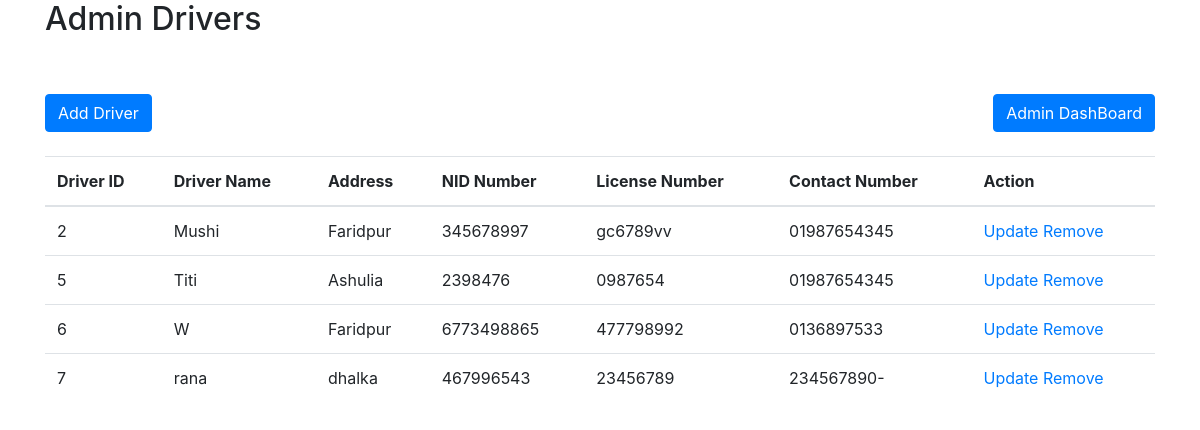
Page /admin_drivers.php on the committed database.
### tables this page shows
CREATE TABLE `drivers` (
  `driver_id` int(11) NOT NULL,
  `name` varchar(255) NOT NULL,
  `address` varchar(255) NOT NULL,
  `nid` varchar(20) NOT NULL,
  `license` varchar(20) NOT NULL,
  `contact` varchar(15) NOT NULL
);

### display_drivers.php (the view, shortened to what this page needs)
<?php
function displayDrivers() {
    include 'db_connection.php';
    $query = "SELECT * FROM drivers";
    $result = mysqli_query($connection, $query);
    if ($result) {
        echo '<table class="table">
                <thead>
                    <tr>
                        <th>Driver ID</th>
                        <th>Driver Name</th>
                        <th>Address</th>
                        <th>NID Number</th>
                        <th>License Number</th>
                        <th>Contact Number</th>
                        <th>Action</th>
                    </tr>
                </thead>
                <tbody>';
        while ($row = mysqli_fetch_assoc($result)) {
            echo '<tr>
                    <td>' . $row['driver_id'] . '</td>
                    <td>' . $row['name'] . '</td>
                    <td>' . $row['address'] . '</td>
                    <td>' . $row['nid'] . '</td>
                    <td>' . $row['license'] . '</td>
                    <td>' . $row['contact'] . '</td>
                    <td>
                        <a href="update_driver.php?id=' . $row['driver_id'] . '">Update</a>
                        <a href="remove_driver.php?id=' . $row['driver_id'] . '">Remove</a>
                    </td>
                </tr>';
        }
        echo '</tbody></table>';
    } else {
        echo "Error retrieving data: " . mysqli_error($connection);
    }
}
?>

### rows in the picture
drivers: driver_id "2", name "Mushi", address "Faridpur", nid "345678997", license "gc6789vv", contact "01987654345"
drivers: driver_id "5", name "Titi", address "Ashulia", nid "2398476", license "0987654", contact "01987654345"
drivers: driver_id "6", name "W", address "Faridpur", nid "6773498865", license "477798992", contact "0136897533"
drivers: driver_id "7", name "rana", address "dhalka", nid "467996543", license "23456789", contact "234567890-"
